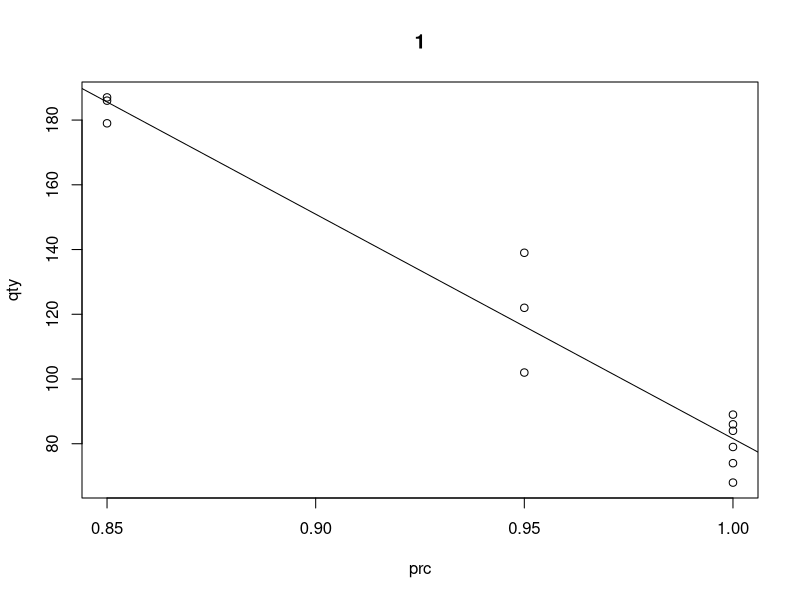
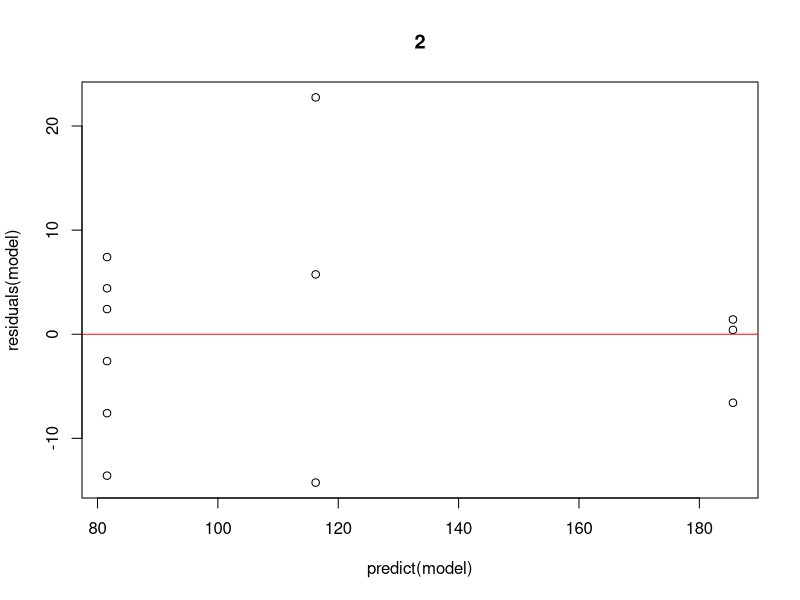

The R script that drew these images, in order:
set.seed(123)      
n <- 100          
a <- 2             
b <- 3            
num_sim <- 1000 
b_star_res <- numeric(num_sim)
for (i in 1:num_sim) {
  x <- runif(n, 0, 10)   
  e <- rnorm(n, 0, 2)  
  y <- a + b * x + e
  b_star <- sum(y) / sum(x)
  b_star_res[i] <- b_star
}
mean_b_star <- mean(b_star_res)
cat("Mean(b*) = ", mean_b_star, "\n")

var_b_star <- var(b_star_res)
cat("Variance(b*) = ", var_b_star, "\n")




#3uzd
prc <- c(1.00, 1.00, 1.00, 1.00, 1.00, 1.00, 0.95, 0.95, 0.95, 0.85, 0.85, 0.85)
qty <- c(89, 86, 74, 79, 68, 84, 139, 122, 102, 186, 179, 187)
model <- lm(qty ~ prc)
plot(prc, qty, main="1")
abline(model)
plot(predict(model), residuals(model), main="2")
abline(h=0, col="red")
summary(model)

#c
# SST
y_i <- mean(qty)
SST <- sum((qty - y_i)^2)

# SSE
y_ii <- predict(model)
SSE <- sum((qty - y_ii)^2)

# SSR
SSR <- SST - SSE

# R^2
R2 <- SSR / SST

list(SST = SST, SSE = SSE, SSR = SSR, R2 = R2)

#d
n <- length(qty)
p <- 1
sigma2 <- SSE / (n - p - 1)
sigma2

#e
model_summary <- summary(model)
p_value <- model_summary$coefficients["prc", "Pr(>|t|)"]
p_value

#f
se_beta <- summary(model)$coefficients["prc", "Std. Error"]
beta <- coef(model)["prc"]
t_crit <- qt(0.975, df = n - p - 1)

low <- beta - t_crit * se_beta
up <- beta + t_crit * se_beta
 
